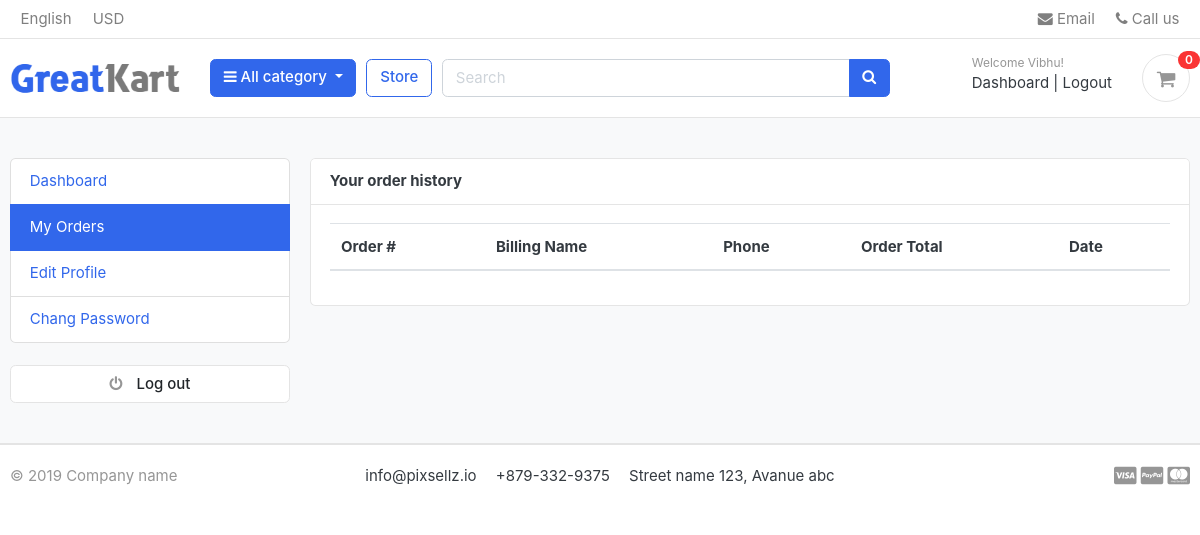
/accounts/my_orders/ (signed in), run on an earlier commit of the app's database.
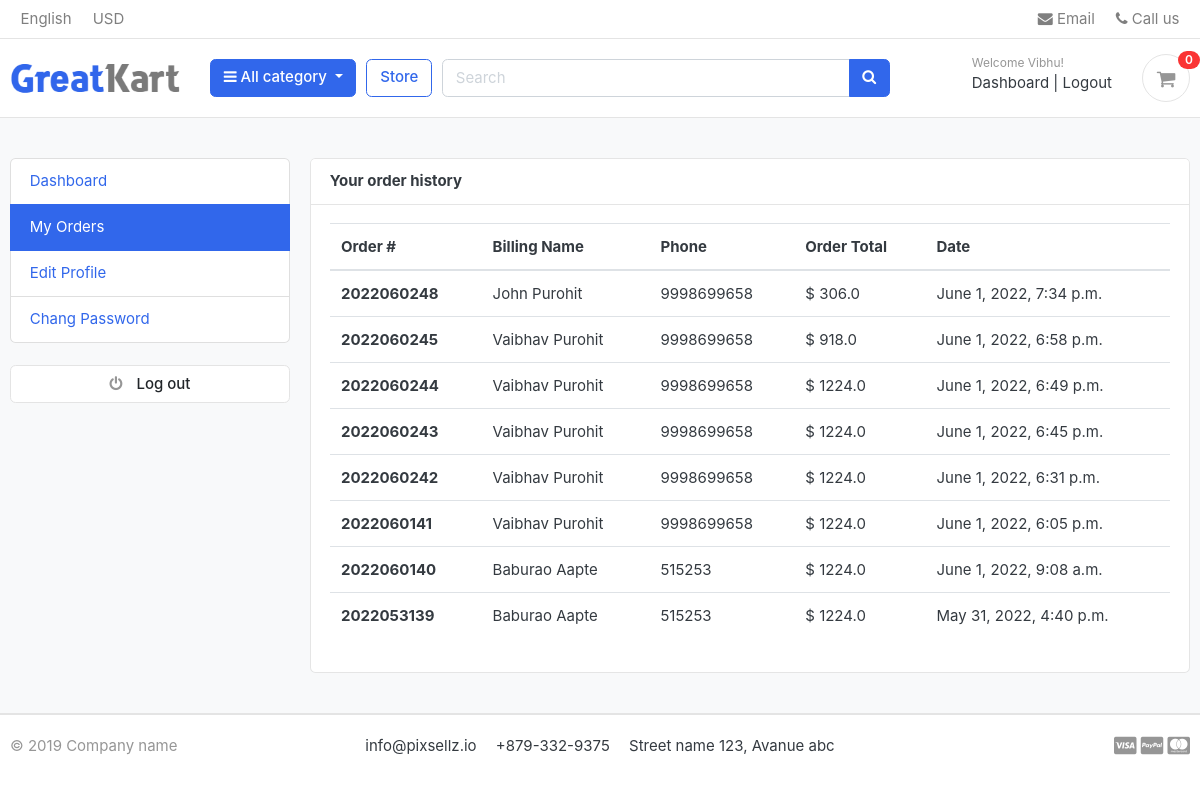
And on a later commit of the database.
### orders/models.py (models this page shows, shortened)
class Order(models.Model):
    STATUS = (
        ('New', 'New'),
        ('Accepted', 'Accepted'),
        ('Completed', 'Completed'),
        ('Cancelled', 'Cancelled'),
    )
    user = models.ForeignKey(Account, on_delete=models.SET_NULL, null=True)
    payment = models.ForeignKey(Payment, on_delete=models.SET_NULL, blank=True, null=True)
    order_number = models.CharField(max_length=20)
    first_name = models.CharField(max_length=50)
    last_name = models.CharField(max_length=50)
    phone = models.CharField(max_length=15)
    email = models.EmailField(max_length=50)
    address_line_1 = models.CharField(max_length=50)
    address_line_2 = models.CharField(max_length=50, blank=True)
    country = models.CharField(max_length=50)
    state = models.CharField(max_length=50)
    city = models.CharField(max_length=50)
    order_note = models.CharField(max_length=100, blank=True)
    order_total = models.FloatField()
    tax = models.FloatField()
    status = models.CharField(max_length=10, choices=STATUS, default='New')
    ip = models.CharField(blank=True, max_length=20)
    is_ordered = models.BooleanField(default=False)
    created_at = models.DateTimeField(auto_now_add=True)
    updated_at = models.DateTimeField(auto_now=True)
    def full_name(self):
        return f'{self.first_name} {self.last_name}'

### accounts/views.py (the view)
# urls.py: path('my_orders/', views.my_orders, name="my_orders"),
def my_orders(request):
    orders = Order.objects.filter(user=request.user, is_ordered=True).order_by('-created_at')
    context = {
        'orders': orders,
    }
    return render(request, 'accounts/my_orders.html', context)

### carts/context_processors.py (called while the page is built)
def counter(request):
    cart_count = 0
    if 'admin' in request.path:
        return {}
    else:
        try:
            cart = Cart.objects.filter(cart_id=_cart_id(request))
            if request.user.is_authenticated:
                cart_items = CartItem.objects.all().filter(user=request.user)
            else:
                cart_items = CartItem.objects.all().filter(cart=cart[:1])
            for cart_item in cart_items:
                cart_count += cart_item.quantity
        except Cart.DoesNotExist:
            cart_count = 0
    return dict(cart_count=cart_count)

### carts/views.py (called while the page is built)
def _cart_id(request):
    cart = request.session.session_key
    if not cart:
        cart = request.session.create()
    return cart

### category/context_processors.py (called while the page is built)
def menu_links(request):
    links = Category.objects.all()
    return dict(links=links)

### category/models.py (called while the page is built)
    def get_url(self):
        return reverse('products_by_category', args=[self.slug])

### templates/accounts/my_orders.html (shortened to what this page needs)
{% extends 'base.html' %}
{% load static %}
{% block content %}
<section class="section-conten padding-y bg">
    <div class="container">
        <div class="row">
            {% include 'includes/dashboard_sidebar.html' %}
            <main class="col-md-9">
                <article class="card">
                    <header class="card-header">
                        <strong class="d-inline-block mr-3">Your order history </strong>
                    </header>
                    <div class="card-body">
                        <div class="row">
                            <div class="col-md-12">
                                <table class="table table-hover">
                                    <thead>
                                        <tr>
                                          <th scope="col">Order #</th>
                                          <th scope="col">Billing Name</th>
                                          <th scope="col">Phone</th>
                                          <th scope="col">Order Total</th>
                                          <th scope="col">Date</th>
                                        </tr>
                                    </thead>
                                    <tbody>
                                    {% for order in orders %}
                                        <tr>
                                          <th scope="row">{{order.order_number}}</th>
                                          <td>{{order.full_name}}</td>
                                          <td>{{order.phone}}</td>
                                          <td>$ {{order.order_total}}</td>
                                          <td>{{order.created_at}}</td>
                                        </tr>
                                    {% endfor %}
                                    </tbody>
                                </table>
                            </div>
                        </div>
                    </div>
                </article>
            </main>
        </div>
    </div>
</section>
{% endblock %}

What changed in the data, as far as the page shows it:
added Order: order_number "2022060248", full_name "John Purohit", phone "9998699658", order_total "306.0", created_at "June 1, 2022, 7:34 p.m."
added Order: order_number "2022060245", full_name "Vaibhav Purohit", phone "9998699658", order_total "918.0", created_at "June 1, 2022, 6:58 p.m."
added Order: order_number "2022060244", full_name "Vaibhav Purohit", phone "9998699658", order_total "1224.0", created_at "June 1, 2022, 6:49 p.m."
added Order: order_number "2022060243", full_name "Vaibhav Purohit", phone "9998699658", order_total "1224.0", created_at "June 1, 2022, 6:45 p.m."
added Order: order_number "2022060242", full_name "Vaibhav Purohit", phone "9998699658", order_total "1224.0", created_at "June 1, 2022, 6:31 p.m."
added Order: order_number "2022060141", full_name "Vaibhav Purohit", phone "9998699658", order_total "1224.0", created_at "June 1, 2022, 6:05 p.m."
added Order: order_number "2022060140", full_name "Baburao Aapte", phone "515253", order_total "1224.0", created_at "June 1, 2022, 9:08 a.m."
added Order: order_number "2022053139", full_name "Baburao Aapte", phone "515253", order_total "1224.0", created_at "May 31, 2022, 4:40 p.m."
